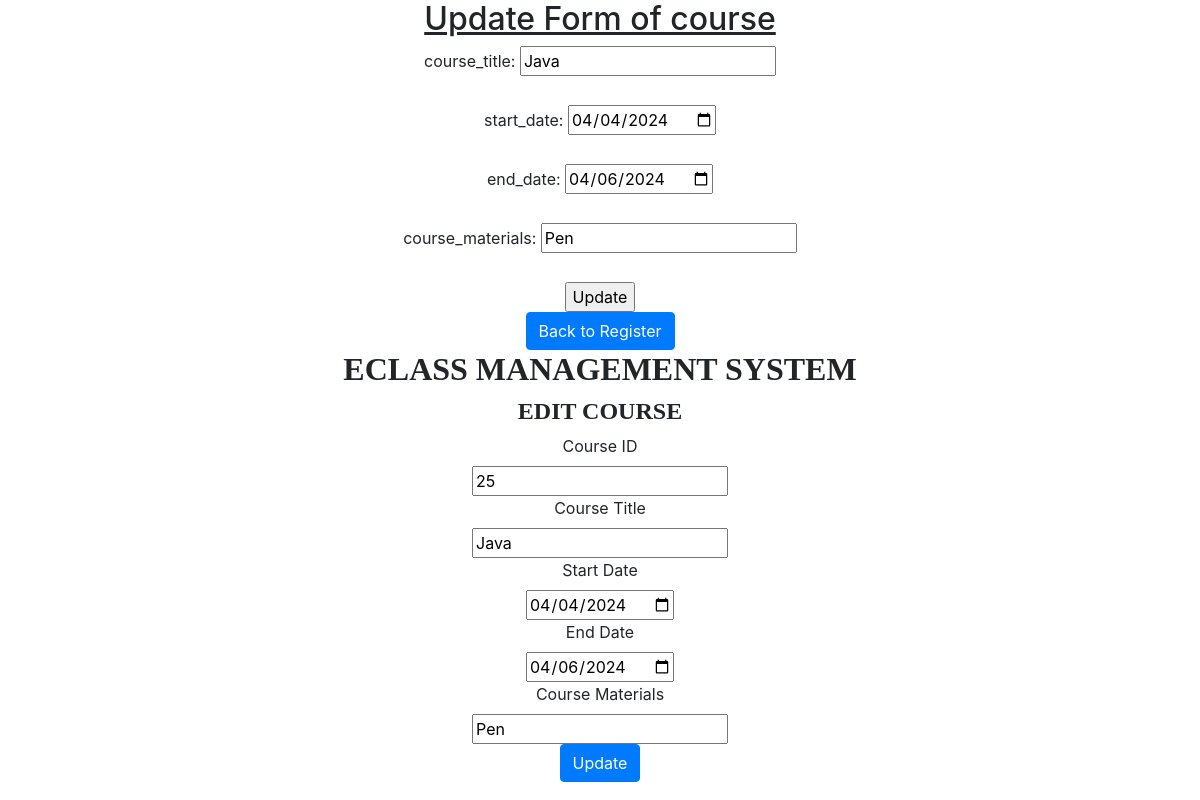
Screenshot of /edit course.php?course_id=25 with the database file from the repository.
### tables this page shows
CREATE TABLE `course` (
  `course_id` int(34) NOT NULL,
  `course_title` varchar(23) NOT NULL,
  `start_date` varchar(30) NOT NULL,
  `end_date` varchar(30) NOT NULL,
  `enrolled_students` varchar(12) NOT NULL,
  `course_materials` varchar(23) NOT NULL
);

### edit course.php (the view, shortened to what this page needs)
<?php
include "dbconnection.php";
if ($_SERVER['REQUEST_METHOD'] == 'GET') {
    if(isset($_GET["course_id"])) {
        $course_id = $_GET["course_id"];
        $sql = "SELECT * FROM course WHERE course_id=$course_id";
        $result = $connection->query($sql);
        if ($result->num_rows > 0) {
            $row = $result->fetch_assoc();
            $course_title = $row["course_title"];
            $start_date = $row["start_date"];
            $end_date = $row["end_date"];
            $course_materials = $row["course_materials"];
        } else {
            header("location: /myproject/course table.php");
            exit;
        }
    } else {
        echo "Invalid request";
        exit;
    }
}
?>
<!DOCTYPE html>
<html>
<head>
    <link href="https://stackpath.bootstrapcdn.com/bootstrap/4.5.2/css/bootstrap.min.css" rel="stylesheet">
<?php
$host = "localhost";
$user = "root";
$pass = "";
$database = "eclass management system";
$connection = new mysqli($host, $user, $pass, $database);
if (isset($_REQUEST['course_id'])) {
  $course_id = $_REQUEST['course_id'];
  $stmt = $connection->prepare("SELECT * FROM course WHERE course_id=?");
  $stmt->bind_param("i", $course_id);
  $stmt->execute();
  $result = $stmt->get_result();
  if ($result->num_rows > 0) {
    $row = $result->fetch_assoc();
    $y = $row['course_title'];
    $z = $row['start_date'];
    $w = $row['end_date'];
    $s = $row['course_materials'];
  } else {
    echo "Student not found.";
  }
}
?>
<!DOCTYPE html>
<html>
<head>
</head>
<body><center>
    <h2><u>Update Form of course</u></h2>
    <form method="POST" onsubmit="return confirmUpdate();">
    <label for="course_title">course_title:</label>
    <input type="text" name="course_title" value="<?php echo isset($y) ? $y : ''; ?>">
    <br><br>
    <label for="start_date">start_date:</label>
    <input type="date" name="start_date" value="<?php echo isset($z) ? $z : ''; ?>">
    <br><br>
    <label for="end_date">end_date:</label>
    <input type="date" name="end_date" value="<?php echo isset($w) ? $w : ''; ?>">
    <br><br>
    <label for="course_materials">course_materials:</label>
    <input type="text" name="course_materials" value="<?php echo isset($s) ? $s : ''; ?>">
    <br><br>
    <input type="submit" name="up" value="Update">
  </form>
   <a href="course table.php" class="btn btn-primary" style="margin-top: 0px;">Back to Register</a>
</body>
</html>
</head>
<body>
    <div class="container">
        <h2 style="text-align: center; font-family: century; font-weight: bold;">ECLASS MANAGEMENT SYSTEM</h2>
        <h4 style="text-align: center; font-family: century; font-weight: bold;">EDIT COURSE</h4>
        <form method="POST">
            <label>Course ID</label><br>
            <input type="number" name="course_id" class="input" value="<?php echo $course_id; ?>" readonly><br>
            <label>Course Title</label><br>
            <input type="text" name="course_title" class="input" value="<?php echo $course_title; ?>"><br>
            <label>Start Date</label><br>
            <input type="date" name="start_date" class="input" value="<?php echo $start_date; ?>"><br>
            <label>End Date</label><br>
            <input type="date" name="end_date" class="input" value="<?php echo $end_date; ?>"><br>
            <label>Course Materials</label><br>
            <input type="text" name="course_materials" class="input" value="<?php echo $course_materials; ?>"><br>
            <input type="submit" name="submit" value="Update" class="btn btn-primary">
        </form>
    </div>
</body>
</html>

### rows the page displays
course: course_title "Java", start_date "04/04/2024", end_date "04/06/2024", course_materials "Pen"
